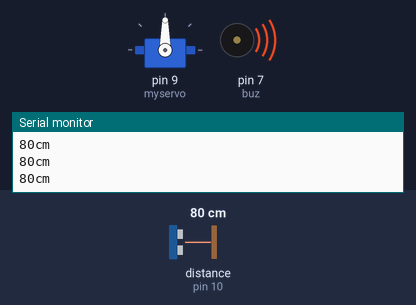
Bench run of a sketch on a simulated Arduino Uno, built with avr-gcc and run on an emulated ATmega328P. Parts: servo, buzzer (waves = sounding, pin HIGH), the last lines printed to the serial monitor. Wiring (inferred from the names in the program): ultrasonic range finder: trigger pin 12; echo pin 10. The inputs (shaded band) are chosen by the test bench; at power-on: distance to the obstacle (sensor on pin 10) 80 cm. The echo pulse lasts 58.3 µs per cm; pins used as bus, display or sensor lines are not drawn.

Above: at 1.2 s.
1.3 s: distance to the obstacle (sensor on pin 10) set to 19 cm
2.8 s: distance to the obstacle (sensor on pin 10) set to 14 cm
At 3.2 s:
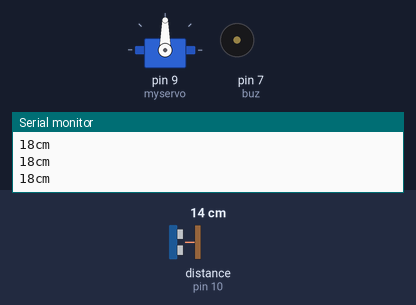
5.8 s: distance to the obstacle (sensor on pin 10) set to 18 cm
At 6.4 s:
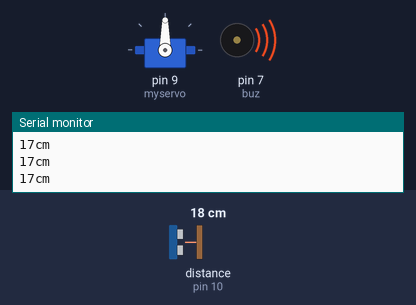
Timing chart, 0 to 8.8 s (numbered marks = the images above; inputs shaded):
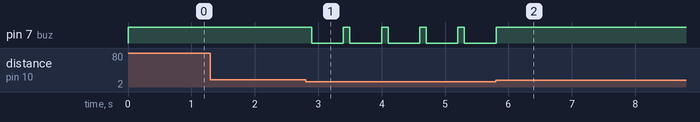

The sketch:

blindpeople.ino
```cpp
#include <Servo.h>
Servo myservo;

  const int pingTrigPin = 12; //Trigger connected to PIN 7
  const int pingEchoPin = 10; //Echo connected yo PIN 8
  int buz=7; //Buzzer to PIN 4
  void setup() {
  myservo.attach(9);
  Serial.begin(9600);
  pinMode(buz, OUTPUT);
  digitalWrite(buz, HIGH);
  }
  void loop()
  {
  long duration, cm;
  pinMode(pingTrigPin, OUTPUT);
  digitalWrite(pingTrigPin, LOW);
  delayMicroseconds(2);
  digitalWrite(pingTrigPin, HIGH);
  delayMicroseconds(5);
  digitalWrite(pingTrigPin, LOW);
  pinMode(pingEchoPin, INPUT);
  duration = pulseIn(pingEchoPin, HIGH);
  cm = microsecondsToCentimeters(duration);
  if(cm<=15 && cm>0)
  {
  int d= map(cm, 1, 100, 20, 2000);
  digitalWrite(buz, LOW);
  delay(500);
  digitalWrite(buz,HIGH);
  //digitalWrite(buz, HIGH);
  }

  Serial.print(cm);
  Serial.print("cm");
  Serial.println();
  delay(100);
  }
  long microsecondsToCentimeters(long microseconds)
  {
  return microseconds / 29 / 2;
  }
```

Measured:
- the behaviour switches between 17 and 16 cm on distance to the obstacle (sensor on pin 10) (found by bisection; images 0 and 1)
- after the input at 2.8 s, pin 7 (buz): alternates HIGH for 0.10 s and LOW for 0.50 s, starting after 0.10 s
- after the input at 5.8 s, pin 7 (buz): goes on until 5.8 s, then stays HIGH
